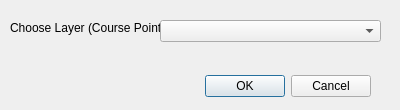
<?xml version="1.0" encoding="UTF-8"?>
<ui version="4.0">
 <class>PFCCourseDialogBase</class>
 <widget class="QDialog" name="PFCCourseDialogBase">
  <property name="geometry">
   <rect>
    <x>0</x>
    <y>0</y>
    <width>400</width>
    <height>110</height>
   </rect>
  </property>
  <property name="windowTitle">
   <string>PFC Course Builder</string>
  </property>
  <widget class="QDialogButtonBox" name="button_box">
   <property name="geometry">
    <rect>
     <x>30</x>
     <y>70</y>
     <width>341</width>
     <height>32</height>
    </rect>
   </property>
   <property name="orientation">
    <enum>Qt::Horizontal</enum>
   </property>
   <property name="standardButtons">
    <set>QDialogButtonBox::Cancel|QDialogButtonBox::Ok</set>
   </property>
  </widget>
  <widget class="QLabel" name="label">
   <property name="geometry">
    <rect>
     <x>10</x>
     <y>20</y>
     <width>151</width>
     <height>16</height>
    </rect>
   </property>
   <property name="text">
    <string>Choose Layer (Course Points)</string>
   </property>
  </widget>
  <widget class="QComboBox" name="comboBoxLayer">
   <property name="geometry">
    <rect>
     <x>160</x>
     <y>20</y>
     <width>221</width>
     <height>22</height>
    </rect>
   </property>
  </widget>
 </widget>
 <resources/>
 <connections>
  <connection>
   <sender>button_box</sender>
   <signal>accepted()</signal>
   <receiver>PFCCourseDialogBase</receiver>
   <slot>accept()</slot>
   <hints>
    <hint type="sourcelabel">
     <x>20</x>
     <y>20</y>
    </hint>
    <hint type="destinationlabel">
     <x>20</x>
     <y>20</y>
    </hint>
   </hints>
  </connection>
  <connection>
   <sender>button_box</sender>
   <signal>rejected()</signal>
   <receiver>PFCCourseDialogBase</receiver>
   <slot>reject()</slot>
   <hints>
    <hint type="sourcelabel">
     <x>20</x>
     <y>20</y>
    </hint>
    <hint type="destinationlabel">
     <x>20</x>
     <y>20</y>
    </hint>
   </hints>
  </connection>
 </connections>
</ui>
